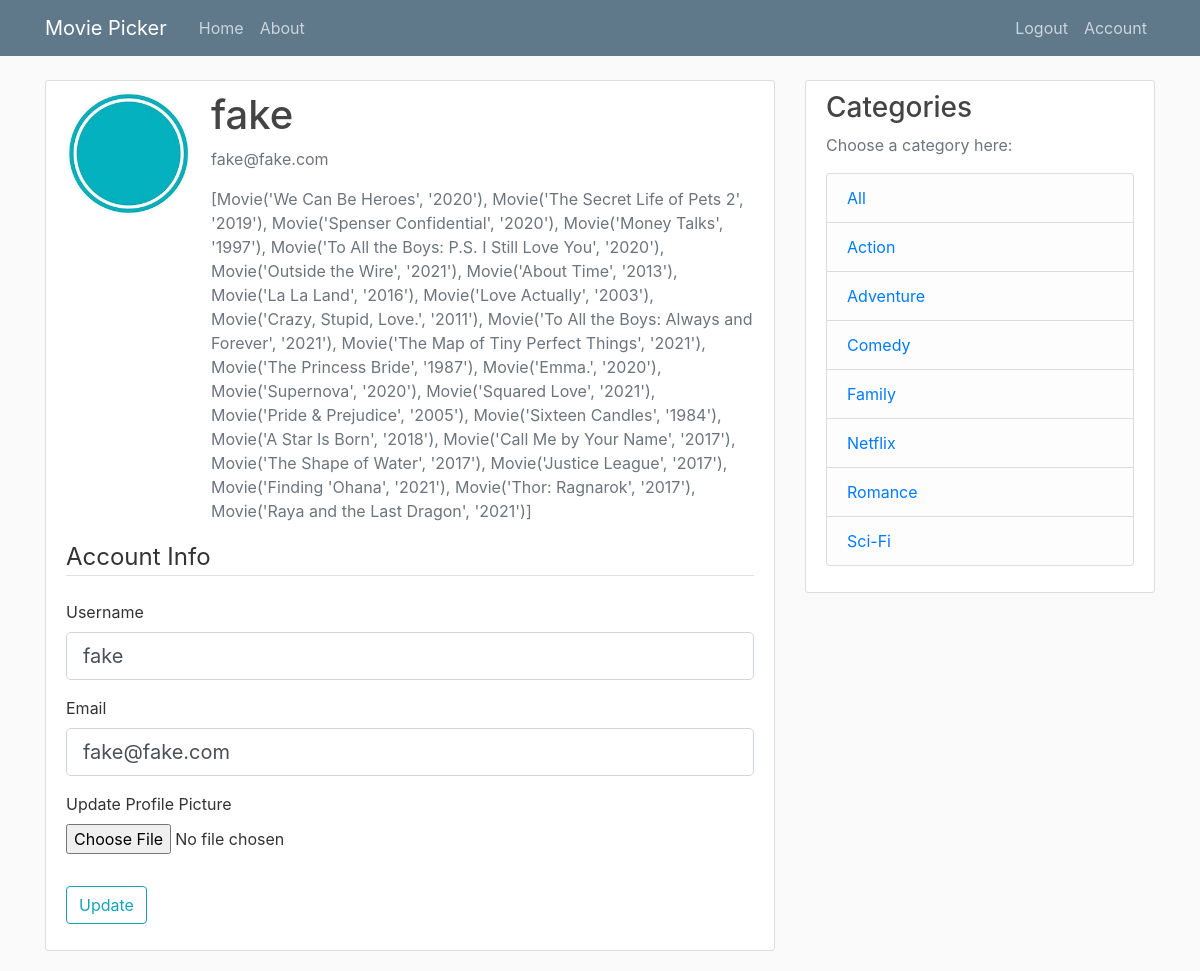
Page /account (signed in) on the committed database.
### flask_app/models.py (models this page shows, shortened)
class User(db.Model, UserMixin):
    id = db.Column(db.Integer, primary_key=True)
    username = db.Column(db.String(20), unique=True, nullable=False)
    email = db.Column(db.String(120), unique=True, nullable=False)
    image_file = db.Column(db.String(20), nullable=False, default='default.jpg')
    password = db.Column(db.String(60), nullable=False)
    likes = db.relationship('Movie', secondary=likes, lazy='subquery', backref=db.backref('liked_by', lazy=True))
    dislikes = db.relationship('Movie', secondary=dislikes, lazy='subquery', backref=db.backref('disliked_by', lazy=True))

class Movie(db.Model):
    id = db.Column(db.Integer, primary_key=True)
    title = db.Column(db.String(40), nullable=False)
    released = db.Column(db.Integer, nullable=False)
    image = db.Column(db.String(100), nullable=False, default='default.jpg')
    synopsis = db.Column(db.Text, default='')
    def __repr__(self):
        return f"Movie('{self.title}', '{self.released}')"

class Category(db.Model):
    id = db.Column(db.Integer, primary_key=True)
    name = db.Column(db.String(40), unique=True, nullable=False)
    movies = db.relationship('Movie', secondary=categories, lazy='subquery', backref=db.backref('categories', lazy=True))
    def __lt__(self, other):
        return self.name < other.name

### flask_app/routes.py (the view)
@app.route("/account", methods=['GET', 'POST'])
@login_required
def account():
	form = UpdateAccountForm()
	image_file = url_for('static', filename='profile_pics/' + current_user.image_file)
	if form.validate_on_submit():
		if form.picture.data:
			picture_file = save_picture(form.picture.data)
			current_user.image_file = picture_file
		current_user.username = form.username.data
		current_user.email = form.email.data
		db.session.commit()
		flash("Your account has been updated", "success")
		return redirect(url_for('account'))
	elif request.method == 'GET':
		form.username.data = current_user.username
		form.email.data = current_user.email
	return render_template('account.html', title='account', image_file=image_file, form=form, categories=sorted(Category.query.all()))

### flask_app/forms.py (shortened to what this page needs)
class UpdateAccountForm(FlaskForm):
	username = StringField('Username', validators=[DataRequired(), Length(min=2, max=20)])
	email = StringField('Email', validators=[DataRequired(), Email()])
	picture = FileField('Update Profile Picture', validators=[FileAllowed(['jpg', 'png'])])
	submit = SubmitField('Update')

### flask_app/models.py (called while the page is built)
@login_manager.user_loader
def load_user(user_id):
    return User.query.get(int(user_id))

### flask_app/templates/account.html (shortened to what this page needs)
{% extends "layout.html" %}
{% block content %}
	<div class='content-section'>
		<div class='media'>
			<img class='rounded-circle account-img' src="{{ image_file }}">
			<div class='media-body'>
				<h2 class='account-heading'>{{ current_user.username }}</h2>
				<p class='text-secondary'>{{ current_user.email }}</p>
				<p class='text-secondary'>{{ current_user.likes }}</p>
			</div>
		</div>
		<form method='POST' action='' enctype="multipart/form-data">
			<fieldset class='form-group'>
				<legend class='border-bottom mb-4'>Account Info</legend>
				<div class='form-group'>
					{{form.username.label(class="form-control-label")}}
					{%if form.username.errors%}
						{{form.username(class="form-control form-control-lg is-invalid")}}
						<div class="invalid-feedback">
							{%for error in form.username.errors%}
								<span>{{error}}</span>
							{%endfor%}
						</div>
					{%else%}
						{{form.username(class="form-control form-control-lg")}}
					{%endif%}
				</div>
				<div class='form-group'>
					{{form.email.label(class="form-control-label")}}
					{%if form.email.errors%}
						{{form.email(class="form-control form-control-lg is-invalid")}}
						<div class="invalid-feedback">
							{%for error in form.email.errors%}
								<span>{{error}}</span>
							{%endfor%}
						</div>
					{%else%}
						{{form.email(class="form-control form-control-lg")}}
					{%endif%}
				</div>
				<div class='form-group'>
					{{form.picture.label()}}
					{{form.picture(class='form-control-file')}}
				</div>
			</fieldset>
			<div class='form-group'>
				{{form.submit(class="btn btn-outline-info")}}
			</div>
		</form>
	</div>
{% endblock content %}

### flask_app/templates/layout.html (shortened to what this page needs)
<!DOCTYPE html>
<html>
<head>
    <link rel="stylesheet" href="https://maxcdn.bootstrapcdn.com/bootstrap/4.0.0/css/bootstrap.min.css">
    <link rel="stylesheet" type="text/css" href="{{ url_for('static', filename='main.css') }}">
</head>
<body>
    <header class="site-header">
      <nav class="navbar navbar-expand-md navbar-dark bg-steel fixed-top">
        <div class="container">
          <a class="navbar-brand mr-4" href="/">Movie Picker</a>
          <div class="collapse navbar-collapse" id="navbarToggle">
            <div class="navbar-nav mr-auto">
              <a class="nav-item nav-link" href="{{url_for('home')}}">Home</a>
              <a class="nav-item nav-link" href="{{url_for('about')}}">About</a>
            </div>
            <div class="navbar-nav">
              {% if current_user.is_authenticated %}
                <a class="nav-item nav-link" href="{{url_for('logout')}}">Logout</a>
                <a class="nav-item nav-link" href="{{url_for('account')}}">Account</a>
              {% else %}
                <a class="nav-item nav-link" href="{{url_for('login')}}">Login</a>
                <a class="nav-item nav-link" href="{{url_for('register')}}">Register</a>
              {% endif %}
            </div>
          </div>
        </div>
      </nav>
    </header>
    <main role="main" class="container">
      <div class="row">
        <div class="col-md-8">
          {% block content %}{% endblock %}
        </div>
        <div class="col-md-4">
          <div class="content-section">
            <h3>Categories</h3>
            <p class='text-muted'>Choose a category here:
              <ul class="list-group">
                <li class="list-group-item list-group-item-light"><a href='/home/'>All</a></li>
                {% for category in categories %}
                <li class="list-group-item list-group-item-light"><a href='/home/{{category.name}}'>{{ category.name }}</a></li>
                {% endfor %}
              </ul>
            </p>
          </div>
        </div>
      </div>
    </main>
</body>
</html>

### flask_app/static/main.css (style rules this page uses)
body { background: #fafafa; color: #333333; margin-top: 5rem; }
h1, h2, h3, h4, h5, h6 { color: #444444; }
.bg-steel { background-color: #5f788a; }
.site-header .navbar-nav .nav-link { color: #cbd5db; }
.content-section { background: #ffffff; padding: 10px 20px; border: 1px solid #dddddd; border-radius: 3px; margin-bottom: 20px; }
.account-img { height: 125px; width: 125px; margin-right: 20px; margin-bottom: 16px; }
.account-heading { font-size: 2.5rem; }

### rows in the picture
User: username "fake", email "fake@fake.com"
Movie: likes "[Movie('We Can Be Heroes', '2020'), Movie('The Secret Life of Pets 2', '2019'), Movie('Spenser Confidential', '2020'), Movie('Money Talks', '1997'), Movie('To All the Boys: P.S. I Still Love You', '2020'), Movie('Outside the Wire', '2021'), Movie('About Time', '2013'), Movie('La La Land', '2016'), Movie('Love Actually', '2003'), Movie('Crazy, Stupid, Love.', '2011'), Movie('To All the Boys: Always and Forever', '2021'), Movie('The Map of Tiny Perfect Things', '2021'), Movie('The Princess Bride', '1987'), Movie('Emma.', '2020'), Movie('Supernova', '2020'), Movie('Squared Love', '2021'), Movie('Pride & Prejudice', '2005'), Movie('Sixteen Candles', '1984'), Movie('A Star Is Born', '2018'),…"
Category: name "Action"
Category: name "Adventure"
Category: name "Comedy"
Category: name "Family"
Category: name "Netflix"
Category: name "Romance"
Category: name "Sci-Fi"
